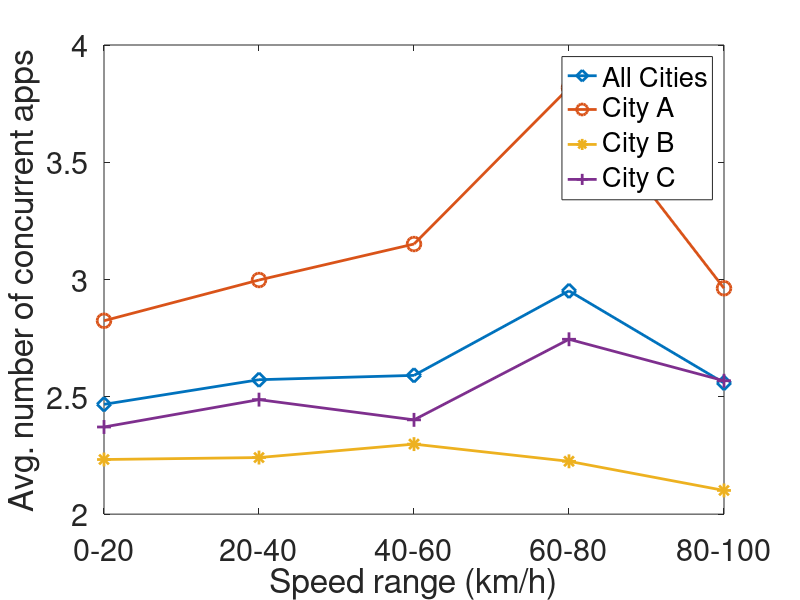

Here is the MATLAB script that generated this plot: (Note: this script raises an error after producing the figure.)
clear;
clc;
close;

addpath('C:/export_fig/');
M = dlmread('app_overlap.csv');
app = M(:, 1:5).'
figure('position', [100, 100, 800, 600])
i = 4
plot(app(:, i + 4), '-d', ...
    'LineWidth',2,...
    'MarkerSize',10)
hold on;
plot(app(:,i + 1), '-o', ...
    'LineWidth',2,...
    'MarkerSize',10)
plot(app(:,i + 2), '-*', ...
    'LineWidth',2,...
    'MarkerSize',10)
plot(app(:,i + 3), '-+', ...
    'LineWidth',2,...
    'MarkerSize',10)
hold off;
ylabel('Avg. number of concurrent apps');
xlabel('Speed range (km/h)');
speed = {'0-20', '20-40', '40-60', '60-80', '80-100'};
set(gca, 'XTick', 1:5, 'XTickLabel', speed, 'FontSize',22)
legend('All Cities', 'City A','City B','City C')

set(gcf, 'Color', 'w');
export_fig app_overlap_8_6.pdf





